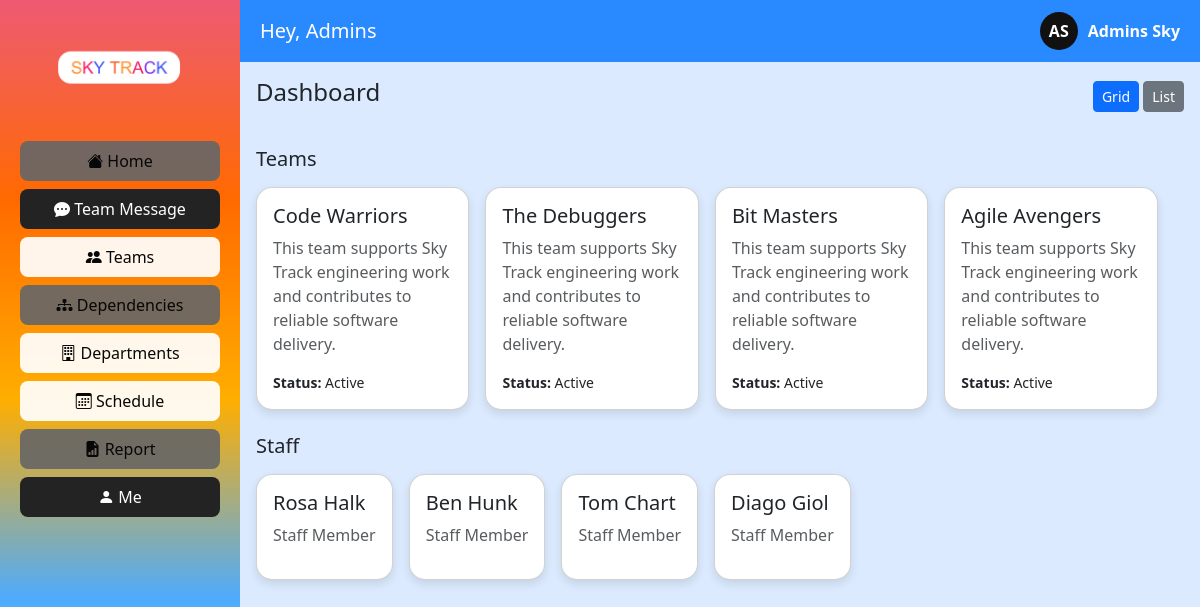
/dashboard/ (signed in), run on the app's committed database.
### main/models.py (models this page shows)
class Staff(models.Model):
    user = models.OneToOneField(User, on_delete=models.CASCADE)
    first_name = models.CharField(max_length=50)
    last_name = models.CharField(max_length=50)
    class Meta:
        db_table = "Staff"

class Team(models.Model):
    team_id = models.AutoField(primary_key=True)
    team_name = models.CharField(max_length=100)
    date_created = models.DateField()
    team_mission = models.TextField(blank=True, null=True)
    team_description = models.TextField(blank=True, null=True)
    team_status = models.CharField(max_length=30)
    department = models.ForeignKey(
        "Department",
        on_delete=models.CASCADE, db_column="department_id"
    )
    class Meta:
        db_table = "Team"

### main/views.py (the view)
# urls.py: path("dashboard/", views.dashboard, name="dashboard"),
def dashboard(request):
    email = request.session.get("user_email")
    if not email:
        return redirect("login")
    user = User.objects.get(email=email)
    staff = Staff.objects.filter(user=user).first()
    teams = Team.objects.all()[:4]
    staff_list = Staff.objects.all()[:4]
    return render(request, "dashboard.html", {
        "staff": staff,
        "teams": teams,
        "staff_list": staff_list,
        "user_role": user.role
    })

### web_pages/dashboard.html (shortened to what this page needs)
{% load static %}
<!DOCTYPE html>
<html lang="en">
<head>
<link href="https://cdn.jsdelivr.net/npm/bootstrap@5.3.2/dist/css/bootstrap.min.css" rel="stylesheet">
<link href="https://cdn.jsdelivr.net/npm/bootstrap-icons@1.11.3/font/bootstrap-icons.css" rel="stylesheet">
<link rel="stylesheet" href="{% static 'css/base.css' %}">
</head>
<body>
<div class="d-flex">
  <div class="sidebar">
    <img src="{% static 'images/sky_logo.png' %}" class="logo">
    <nav class="nav flex-column w-100">
      <a class="nav-link" id="grey" href="{% url 'dashboard' %}">
        <i class="bi bi-house-fill"></i> Home
      </a>
      <a class="nav-link" id="black" href="{% url 'inbox' %}">
        <i class="bi bi-chat-dots-fill"></i> Team Message
      </a>
      <a class="nav-link" id="white" href="{% url 'teams:list' %}">
        <i class="bi bi-people-fill"></i> Teams
      </a>
      <a class="nav-link" id="grey" href="{% url 'teams:dependencies' %}">
        <i class="bi bi-diagram-3-fill"></i> Dependencies
      </a>
      <a class="nav-link" id="white" href="{% url 'teams:departments' %}">
        <i class="bi bi-building"></i> Departments
      </a>
      <a class="nav-link" id="white" href="{% url 'schedule:upcoming' %}">
        <i class="bi bi-calendar3"></i> Schedule
      </a>
      <a class="nav-link" id="grey" href="{% url 'reports:dashboard' %}">
        <i class="bi bi-file-earmark-bar-graph-fill"></i> Report
      </a>
      <a class="nav-link" id="black" href="{% url 'profile' %}">
        <i class="bi bi-person-fill"></i> Me
      </a>
    </nav>
  </div>
  <div class="flex-grow-1 d-flex flex-column main-area">
    <div class="topbar">
      <h5 class="m-0">Hey, {{ staff.first_name }}</h5>
      <a href="{% url 'profile' %}" style="text-decoration:none; color:white;">
        <div class="profile-box">
          <div class="profile-img">
            {{ staff.first_name|default:"U"|slice:":1"|upper }}{{ staff.last_name|default:"S"|slice:":1"|upper }}
          </div>
          <strong>{{ staff.first_name }} {{ staff.last_name }}</strong>
        </div>
      </a>
    </div>
    <div class="p-3 d-flex justify-content-between align-items-center">
      <h4>Dashboard</h4>
      <div>
        <button class="btn btn-primary btn-sm" onclick="setGrid()">Grid</button>
        <button class="btn btn-secondary btn-sm" onclick="setList()">List</button>
      </div>
    </div>
    <div class="container-fluid p-3">
      <h5 class="mb-3">Teams</h5>
      <div id="cardContainer" class="d-flex flex-wrap gap-3 grid-view">
        {% for team in teams %}
          <div class="card card-item p-3">
            <h5>{{ team.team_name }}</h5>
            <p class="text-muted">{{ team.team_description|default:"No description available" }}</p>
            <small><b>Status:</b> {{ team.team_status }}</small>
          </div>
        {% empty %}
          <p>No teams found</p>
        {% endfor %}
      </div>
      <h5 class="mt-4 mb-3">Staff</h5>
      <div class="d-flex flex-wrap gap-3">
        {% for s in staff_list %}
          <div class="card card-item p-3">
            <h5>{{ s.first_name }} {{ s.last_name }}</h5>
            <p class="text-muted">Staff Member</p>
          </div>
        {% empty %}
          <p>No staff found</p>
        {% endfor %}
      </div>
    </div>
  </div>
</div>
</body>
</html>

### assets/css/base.css (style rules this page uses)
body { background:#dbeafe; height:100vh; overflow:hidden; }
.sidebar { width:250px; min-height:100vh; background:linear-gradient(rgb(238, 90, 115),rgb(255, 106, 0),rgb(255, 174, 0),#4dabff,rgb(210, 235, 49)); padding:20px; display:flex; flex-direction:column; align-items:center; }
.logo { width:200px; margin:10px 0 30px 0; }
.sidebar .nav-link { color:rgb(7, 7, 7); font-weight:500; margin-bottom:8px; background:rgba(42, 43, 42, 0.2); border-radius:8px; text-align:center; width:100%; }
#black { background:rgb(36, 35, 35); color:white; }
#white { background:rgba(255, 255, 255, 0.923); }
#grey { background:rgba(104, 103, 103, 0.923); }
.topbar { background:#2989fe; padding:12px 20px; display:flex; justify-content:space-between; align-items:center; color:white; }
.profile-box { display:flex; align-items:center; gap:10px; }
.profile-img { width:38px; height:38px; border-radius:50%; background:#111; color:white; display:flex; align-items:center; justify-content:center; font-weight:bold; text-transform:uppercase; }
.card { border-radius:16px; box-shadow:0 4px 10px rgba(0,0,0,0.1); }
.grid-view .card-item { flex:0 0 23%; }
.card-item { transition:0.2s; }
.main-area { height:100vh; overflow-y:auto; }

### data on the page
Staff: first_name "Admins", first_name "A", last_name "S", last_name "Sky"
Team: team_name "Code Warriors", team_description "This team supports Sky Track engineering work and contributes to reliable software delivery.", team_status "Active"
Team: team_name "The Debuggers", team_description "This team supports Sky Track engineering work and contributes to reliable software delivery.", team_status "Active"
Team: team_name "Bit Masters", team_description "This team supports Sky Track engineering work and contributes to reliable software delivery.", team_status "Active"
Team: team_name "Agile Avengers", team_description "This team supports Sky Track engineering work and contributes to reliable software delivery.", team_status "Active"
Staff: first_name "Rosa", last_name "Halk"
Staff: first_name "Ben", last_name "Hunk"
Staff: first_name "Tom", last_name "Chart"
Staff: first_name "Diago", last_name "Giol"
